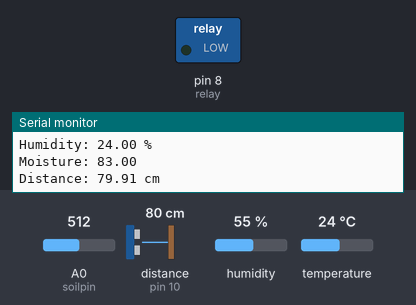
Simulated run of this sketch. Board: Arduino Uno, built with avr-gcc and run on an emulated ATmega328P. Parts: switched loads named in the sketch (green lamp = pin HIGH), the last lines printed to the serial monitor. Wiring (inferred from the names in the program): ultrasonic range finder: trigger pin 11; echo pin 10. Inputs (shaded band) come from the test bench; at power-on: A0 (soilpin) = 512, distance to the obstacle (sensor on pin 10) 80 cm, humidity 55 %, temperature 24 °C. The echo pulse lasts 58.3 µs per cm; pins used as bus, display or sensor lines are not drawn.

Above: at 5.9 s.
6.0 s: A0 (soilpin) set to 821
12.1 s: A0 (soilpin) set to 851
At 16.6 s:
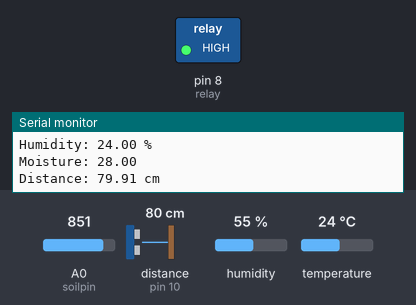
18.2 s: A0 (soilpin) set to 668
24.3 s: A0 (soilpin) set to 636
At 26.4 s:
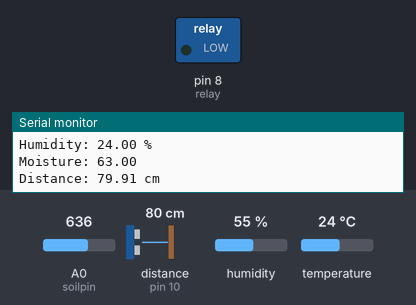
30.4 s: A0 (soilpin) set to 992
At 31.3 s:
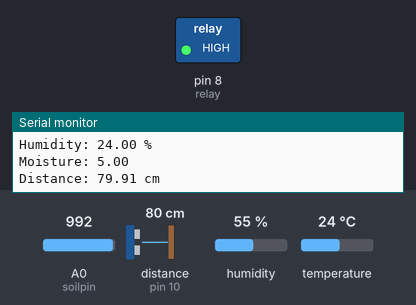
Timing chart, 0 to 33.4 s (numbered marks = the images above; inputs shaded):
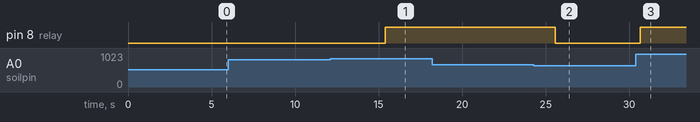

The sketch:

sketch_oct12f.ino
```cpp
#include <Adafruit_Sensor.h>
#include <Adafruit_AHTX0.h>

Adafruit_AHTX0 aht;
sensors_event_t temp_event, humidity_event; // Declare the sensors_event_t structs

#define trigpin 11
#define echopin 10
#define soilpin A0
#define relay 8
float moisture;
float duration, distance;
float temp;
float humidity;

void setup() {
  Serial.begin(9600);
  aht.begin();
  pinMode(trigpin, OUTPUT);
  pinMode(echopin, INPUT);
  pinMode(soilpin, INPUT);
  pinMode(relay, OUTPUT);
}

void loop() {
  // Use the library's methods to obtain temperature and humidity readings
  aht.getEvent(&temp_event, &humidity_event); // Pass two event variables

  temp = temp_event.temperature;
  humidity = humidity_event.relative_humidity;

  Serial.print("Temperature: ");
  Serial.print(temp);
  Serial.println(" °C");
  Serial.print("Humidity: ");
  Serial.print(humidity);
  Serial.println(" %");

  moisture = analogRead(soilpin);
  moisture = constrain(moisture, 400, 1023);
  moisture = map(moisture, 400, 1023, 100, 0);

  digitalWrite(trigpin, LOW);
  delayMicroseconds(2);
  digitalWrite(trigpin, HIGH);
  delayMicroseconds(10);
  digitalWrite(trigpin, LOW);
  duration = pulseIn(echopin, HIGH);
  distance = (duration / 2) * 0.0344;

  Serial.println("Moisture: " + String(moisture));
  Serial.println("Distance: " + String(distance) + " cm");

  if (moisture <= 30) {
    digitalWrite(relay, HIGH);
  } else if (moisture > 30) {
    if (digitalRead(relay) == 0) {
      digitalWrite(relay, LOW);
    } else if (digitalRead(relay) == 1) {
      if (moisture <= 60) {
        digitalWrite(relay, HIGH);
      } else if (moisture > 60) {
        digitalWrite(relay, LOW);
      }
    }
  }

  delay(5000);
}
```

Measured:
- the behaviour switches between 836 and 837 on A0 (soilpin) (found by bisection; images 0 and 1)
- the behaviour switches between 650 and 649 on A0 (soilpin) (found by bisection; images 1 and 2)
- after the input at 12.1 s, pin 8 (relay): LOW → HIGH after 3.3 s
- after the input at 24.3 s, pin 8 (relay): HIGH → LOW after 1.3 s
- after the input at 30.4 s, pin 8 (relay): LOW → HIGH after 0.27 s
